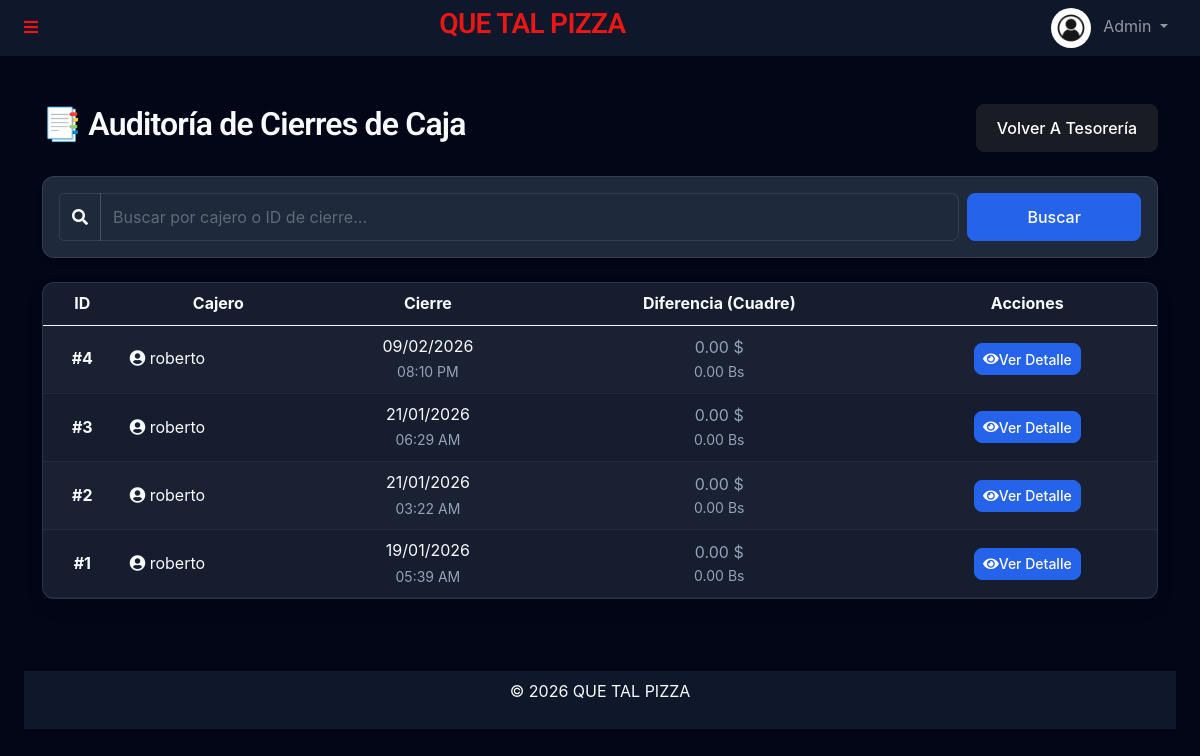
Page /admin/reportes_caja.php (signed in) on the earlier database version.
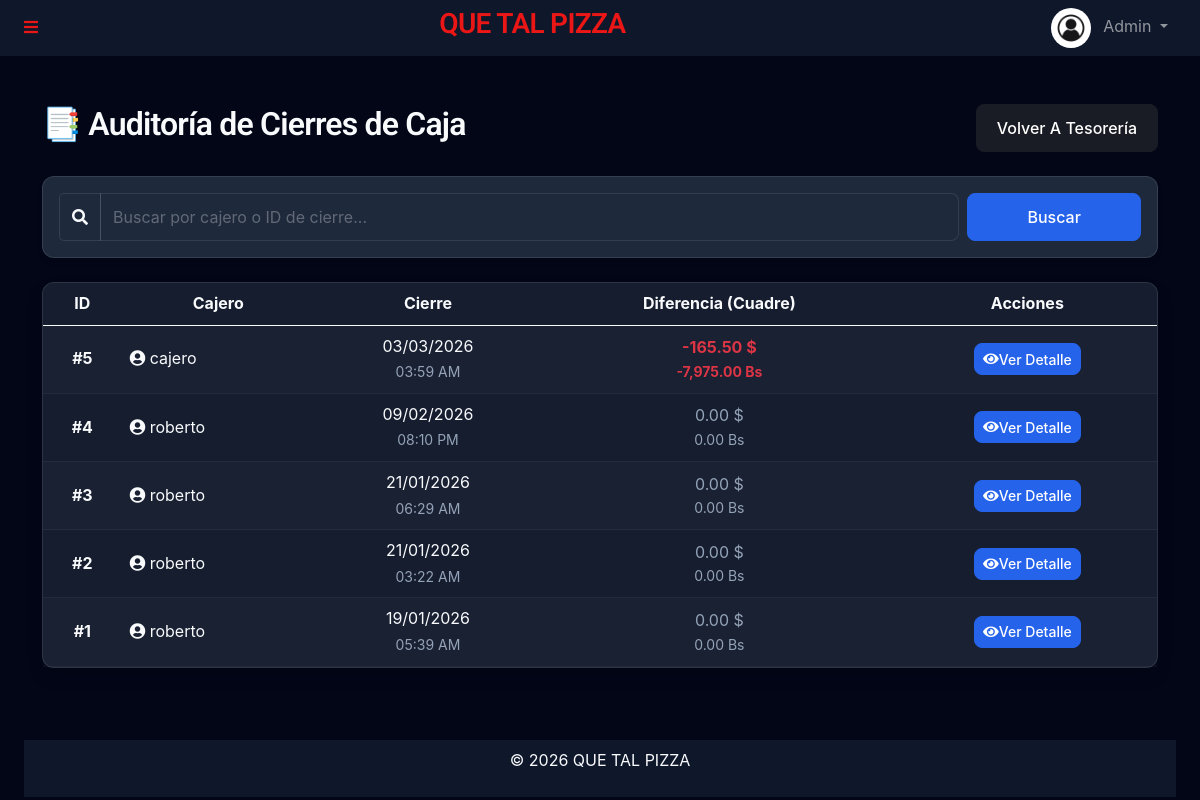
Same page on the later database version.
### tables this page shows
CREATE TABLE `cash_sessions` (
  `id` int(11) NOT NULL,
  `user_id` int(11) NOT NULL,
  `opening_balance_usd` decimal(10,2) DEFAULT 0.00,
  `opening_balance_ves` decimal(10,2) DEFAULT 0.00,
  `closing_balance_usd` decimal(10,2) DEFAULT 0.00,
  `closing_balance_ves` decimal(10,2) DEFAULT 0.00,
  `calculated_usd` decimal(10,2) DEFAULT 0.00,
  `calculated_ves` decimal(10,2) DEFAULT 0.00,
  `status` enum('open','closed') DEFAULT 'open',
  `opened_at` timestamp NULL DEFAULT current_timestamp(),
  `closed_at` timestamp NULL DEFAULT NULL
);

CREATE TABLE `users` (
  `id` int(11) NOT NULL,
  `name` varchar(100) NOT NULL,
  `email` varchar(150) NOT NULL,
  `password` varchar(255) NOT NULL,
  `phone` varchar(20) NOT NULL,
  `document_id` varchar(50) NOT NULL,
  `address` text NOT NULL,
  `role` enum('admin','user') NOT NULL DEFAULT 'user',
  `profile_pic` varchar(255) DEFAULT 'default.jpg',
  `balance` decimal(10,2) DEFAULT 0.00,
  `salary_amount` decimal(20,6) NOT NULL DEFAULT 0.000000,
  `salary_frequency` enum('weekly','biweekly','monthly') NOT NULL DEFAULT 'monthly',
  `job_role` enum('manager','kitchen','cashier','delivery','other') NOT NULL DEFAULT 'other',
  `reset_token` varchar(255) DEFAULT NULL,
  `token_expiry` datetime DEFAULT NULL,
  `created_at` timestamp NULL DEFAULT current_timestamp(),
  `updated_at` timestamp NULL DEFAULT current_timestamp() ON UPDATE current_timestamp()
);

### templates/autoload.php (called while the page is built, shortened)
<?php
require_once __DIR__ . '/../funciones/UserManager.php';
require_once __DIR__ . '/../funciones/CashRegisterManager.php';
$cashRegisterManager = new CashRegisterManager($db);

### funciones/CashRegisterManager.php (called while the page is built, shortened)
<?php
class CashRegisterManager
{
    private $db;
    public function __construct($db)
    {
        $this->db = $db;
    }
    public function searchSessions($query = '')
    {
        $sql = "SELECT cs.*, u.name as cashier_name,
                (cs.closing_balance_usd - cs.calculated_usd) as diff_usd,
                (cs.closing_balance_ves - cs.calculated_ves) as diff_ves
                FROM cash_sessions cs
                JOIN users u ON cs.user_id = u.id
                WHERE cs.status = 'closed'";
        $params = [];
        $sql .= " ORDER BY cs.closed_at DESC LIMIT 50";
        $stmt = $this->db->prepare($sql);
        $stmt->execute($params);
        return $stmt->fetchAll(PDO::FETCH_ASSOC);
    }
}
?>

### admin/reportes_caja.php (the view, shortened to what the changed rows need)
<?php
require_once '../templates/autoload.php';
require_once '../templates/header.php';
$search = $_GET['search'] ?? '';
$sessions = $cashRegisterManager->searchSessions($search);
?>
<div class="container mt-5 mb-5">
    <div class="d-flex justify-content-between align-items-center mb-4">
        <h2>📑 Auditoría de Cierres de Caja</h2>
    </div>
    <div class="card shadow">
        <div class="card-body p-0">
            <div class="table-responsive">
                <table class="table table-striped table-hover mb-0 align-middle text-center">
                    <thead class="table-dark">
                        <tr>
                            <th>ID</th>
                            <th>Cajero</th>
                            <th>Cierre</th>
                            <th class="bg-secondary">Diferencia (Cuadre)</th>
                            <th>Acciones</th>
                        </tr>
                    </thead>
                    <tbody>
                        <?php if (!empty($sessions)): ?>
                            <?php foreach ($sessions as $s):
                                $diffColor = 'text-muted';
                                if ($s['diff_usd'] < -0.5 || $s['diff_ves'] < -1)
                                    $diffColor = 'text-danger fw-bold';
                                elseif ($s['diff_usd'] > 0.5 || $s['diff_ves'] > 1)
                                    $diffColor = 'text-success fw-bold';
                                ?>
                                <tr>
                                    <td class="fw-bold">#<?= $s['id'] ?></td>
                                    <td class="text-start">
                                        <i class="fa fa-user-circle"></i> <?= htmlspecialchars($s['cashier_name']) ?>
                                    </td>
                                    <td>
                                        <?= date('d/m/Y', strtotime($s['closed_at'])) ?><br>
                                        <small class="text-muted"><?= date('h:i A', strtotime($s['closed_at'])) ?></small>
                                    </td>
                                    <td>
                                        <div class="<?= $diffColor ?>">
                                            <?= ($s['diff_usd'] > 0 ? '+' : '') . number_format($s['diff_usd'], 2) ?> $
                                        </div>
                                        <div class="<?= $diffColor ?> small">
                                            <?= ($s['diff_ves'] > 0 ? '+' : '') . number_format($s['diff_ves'], 2) ?> Bs
                                        </div>
                                    </td>
                                    <td>
                                        <a href="ver_cierre.php?id=<?= $s['id'] ?>" class="btn btn-sm btn-primary"
                                            title="Ver Desglose Completo">
                                            <i class="fa fa-eye"></i> Ver Detalle
                                        </a>
                                    </td>
                                </tr>
                            <?php endforeach; ?>
                        <?php else: ?>
                            <tr>
                                <td colspan="5" class="p-5 text-muted">No hay cierres de caja registrados aún.</td>
                            </tr>
                        <?php endif; ?>
                    </tbody>
                </table>
            </div>
        </div>
    </div>
</div>
<?php require_once '../templates/footer.php'; ?>

Differences in the rows shown:
now on this page (row edited): cash_sessions: id "5", user.name "cajero", closed_at "03/03/2026", closed_at "03:59 AM", diff_usd "-165.50", diff_ves "-7,975.00"
